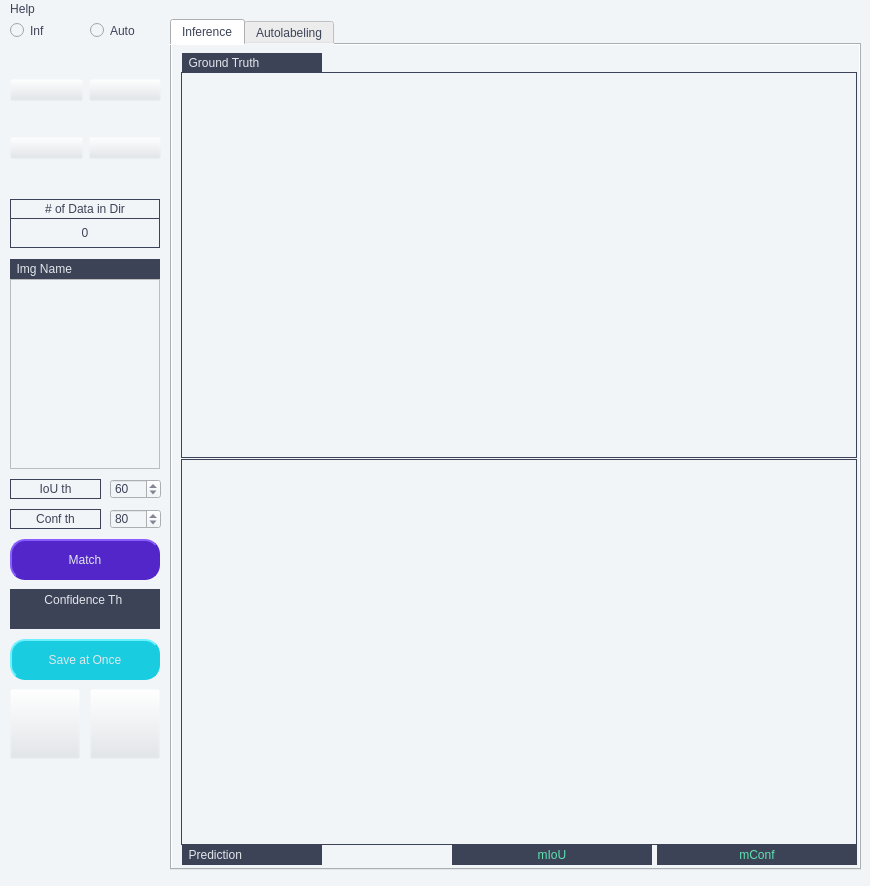
<?xml version="1.0" encoding="UTF-8"?>
<ui version="4.0">
 <class>MainWindow</class>
 <widget class="QMainWindow" name="MainWindow">
  <property name="geometry">
   <rect>
    <x>0</x>
    <y>0</y>
    <width>870</width>
    <height>886</height>
   </rect>
  </property>
  <property name="windowTitle">
   <string>AL</string>
  </property>
  <property name="windowIcon">
   <iconset resource="resources.qrc">
    <normaloff>:/icon/icon.png</normaloff>:/icon/icon.png</iconset>
  </property>
  <property name="styleSheet">
   <string notr="true">color: rgb(61, 67, 87);</string>
  </property>
  <widget class="QWidget" name="centralwidget">
   <property name="styleSheet">
    <string notr="true">background-color: rgb(241, 245, 248);</string>
   </property>
   <widget class="QWidget" name="gridLayoutWidget">
    <property name="geometry">
     <rect>
      <x>10</x>
      <y>30</y>
      <width>151</width>
      <height>141</height>
     </rect>
    </property>
    <layout class="QGridLayout" name="gridLayout">
     <item row="0" column="0">
      <widget class="QPushButton" name="dataButton">
       <property name="styleSheet">
        <string notr="true">background-color: rgba(226, 230, 235,0);</string>
       </property>
       <property name="text">
        <string/>
       </property>
       <property name="icon">
        <iconset resource="resources.qrc">
         <normaloff>:/icon/data.png</normaloff>:/icon/data.png</iconset>
       </property>
       <property name="iconSize">
        <size>
         <width>50</width>
         <height>50</height>
        </size>
       </property>
       <property name="shortcut">
        <string/>
       </property>
      </widget>
     </item>
     <item row="0" column="1">
      <widget class="QPushButton" name="storageButton">
       <property name="styleSheet">
        <string notr="true">background-color: rgba(226, 230, 235,0);</string>
       </property>
       <property name="text">
        <string/>
       </property>
       <property name="icon">
        <iconset resource="resources.qrc">
         <normaloff>:/icon/storage.png</normaloff>:/icon/storage.png</iconset>
       </property>
       <property name="iconSize">
        <size>
         <width>50</width>
         <height>50</height>
        </size>
       </property>
      </widget>
     </item>
     <item row="1" column="0">
      <widget class="QPushButton" name="leftButton">
       <property name="styleSheet">
        <string notr="true">background-color: rgba(226, 230, 235,0);</string>
       </property>
       <property name="text">
        <string/>
       </property>
       <property name="icon">
        <iconset resource="resources.qrc">
         <normaloff>:/icon/left.png</normaloff>:/icon/left.png</iconset>
       </property>
       <property name="iconSize">
        <size>
         <width>50</width>
         <height>50</height>
        </size>
       </property>
       <property name="shortcut">
        <string>A</string>
       </property>
      </widget>
     </item>
     <item row="1" column="1">
      <widget class="QPushButton" name="rightButton">
       <property name="styleSheet">
        <string notr="true">background-color: rgba(226, 230, 235,0);</string>
       </property>
       <property name="text">
        <string/>
       </property>
       <property name="icon">
        <iconset resource="resources.qrc">
         <normaloff>:/icon/right.png</normaloff>:/icon/right.png</iconset>
       </property>
       <property name="iconSize">
        <size>
         <width>50</width>
         <height>50</height>
        </size>
       </property>
       <property name="shortcut">
        <string>D</string>
       </property>
      </widget>
     </item>
    </layout>
   </widget>
   <widget class="QLabel" name="informationLabel">
    <property name="geometry">
     <rect>
      <x>10</x>
      <y>199</y>
      <width>150</width>
      <height>30</height>
     </rect>
    </property>
    <property name="styleSheet">
     <string notr="true">border-width: 1px;
border-style: solid;
border-color: rgb(61, 67, 87);</string>
    </property>
    <property name="text">
     <string>0</string>
    </property>
    <property name="alignment">
     <set>Qt::AlignCenter</set>
    </property>
   </widget>
   <widget class="QPushButton" name="matchButton">
    <property name="geometry">
     <rect>
      <x>10</x>
      <y>520</y>
      <width>150</width>
      <height>41</height>
     </rect>
    </property>
    <property name="styleSheet">
     <string notr="true">background-color: rgb(82,38,200);
color: rgb(226, 230, 235);
border-style: outset;
border-width: 2px;
border-radius: 15px;
border-color: rgb(82,38,200);
padding: 4px;</string>
    </property>
    <property name="text">
     <string>Match</string>
    </property>
   </widget>
   <widget class="QPushButton" name="acceptButton">
    <property name="geometry">
     <rect>
      <x>10</x>
      <y>670</y>
      <width>70</width>
      <height>70</height>
     </rect>
    </property>
    <property name="styleSheet">
     <string notr="true">background-color: rgba(226, 230, 235,0);</string>
    </property>
    <property name="text">
     <string/>
    </property>
    <property name="icon">
     <iconset resource="resources.qrc">
      <normaloff>:/icon/accept.png</normaloff>:/icon/accept.png</iconset>
    </property>
    <property name="iconSize">
     <size>
      <width>60</width>
      <height>60</height>
     </size>
    </property>
    <property name="shortcut">
     <string>Z</string>
    </property>
   </widget>
   <widget class="QPushButton" name="rejectButton">
    <property name="enabled">
     <bool>true</bool>
    </property>
    <property name="geometry">
     <rect>
      <x>90</x>
      <y>670</y>
      <width>70</width>
      <height>70</height>
     </rect>
    </property>
    <property name="autoFillBackground">
     <bool>false</bool>
    </property>
    <property name="styleSheet">
     <string notr="true">background-color: rgba(226, 230, 235,0);</string>
    </property>
    <property name="text">
     <string/>
    </property>
    <property name="icon">
     <iconset resource="resources.qrc">
      <normaloff>:/icon/reject.png</normaloff>:/icon/reject.png</iconset>
    </property>
    <property name="iconSize">
     <size>
      <width>60</width>
      <height>60</height>
     </size>
    </property>
    <property name="shortcut">
     <string>C</string>
    </property>
    <property name="autoDefault">
     <bool>false</bool>
    </property>
   </widget>
   <widget class="QListWidget" name="dataList">
    <property name="geometry">
     <rect>
      <x>10</x>
      <y>260</y>
      <width>150</width>
      <height>190</height>
     </rect>
    </property>
    <property name="styleSheet">
     <string notr="true">color: rgb(61, 67, 87);</string>
    </property>
   </widget>
   <widget class="QLabel" name="informationLabel_2">
    <property name="geometry">
     <rect>
      <x>10</x>
      <y>180</y>
      <width>150</width>
      <height>20</height>
     </rect>
    </property>
    <property name="styleSheet">
     <string notr="true">border-width: 1px;
border-style: solid;
border-color: rgb(61, 67, 87);</string>
    </property>
    <property name="text">
     <string># of Data in Dir</string>
    </property>
    <property name="alignment">
     <set>Qt::AlignCenter</set>
    </property>
   </widget>
   <widget class="QLabel" name="confThLabel_1">
    <property name="geometry">
     <rect>
      <x>10</x>
      <y>570</y>
      <width>150</width>
      <height>21</height>
     </rect>
    </property>
    <property name="styleSheet">
     <string notr="true">background-color: rgb(61, 67, 87);
color: rgb(226, 230, 235);</string>
    </property>
    <property name="text">
     <string>Confidence Th </string>
    </property>
    <property name="textFormat">
     <enum>Qt::AutoText</enum>
    </property>
    <property name="alignment">
     <set>Qt::AlignCenter</set>
    </property>
   </widget>
   <widget class="QLabel" name="confThLabel_2">
    <property name="geometry">
     <rect>
      <x>10</x>
      <y>590</y>
      <width>150</width>
      <height>20</height>
     </rect>
    </property>
    <property name="font">
     <font>
      <weight>75</weight>
      <bold>true</bold>
     </font>
    </property>
    <property name="styleSheet">
     <string notr="true">background-color: rgb(61, 67, 87);
color: rgb(94, 226, 177);</string>
    </property>
    <property name="text">
     <string/>
    </property>
    <property name="textFormat">
     <enum>Qt::AutoText</enum>
    </property>
    <property name="alignment">
     <set>Qt::AlignCenter</set>
    </property>
   </widget>
   <widget class="QLabel" name="AL">
    <property name="geometry">
     <rect>
      <x>25</x>
      <y>740</y>
      <width>120</width>
      <height>120</height>
     </rect>
    </property>
    <property name="text">
     <string/>
    </property>
    <property name="pixmap">
     <pixmap resource="resources.qrc">:/icon/icon.png</pixmap>
    </property>
    <property name="scaledContents">
     <bool>true</bool>
    </property>
   </widget>
   <widget class="QLabel" name="imgName">
    <property name="geometry">
     <rect>
      <x>10</x>
      <y>240</y>
      <width>150</width>
      <height>20</height>
     </rect>
    </property>
    <property name="styleSheet">
     <string notr="true">background-color: rgb(61, 67, 87);
color: rgb(226, 230, 235);</string>
    </property>
    <property name="text">
     <string>  Img Name</string>
    </property>
    <property name="alignment">
     <set>Qt::AlignLeading|Qt::AlignLeft|Qt::AlignVCenter</set>
    </property>
   </widget>
   <widget class="QLabel" name="iouThLabel">
    <property name="geometry">
     <rect>
      <x>10</x>
      <y>460</y>
      <width>91</width>
      <height>20</height>
     </rect>
    </property>
    <property name="styleSheet">
     <string notr="true">border-width: 1px;
border-style: solid;
border-color: rgb(61, 67, 87);</string>
    </property>
    <property name="text">
     <string>IoU th</string>
    </property>
    <property name="alignment">
     <set>Qt::AlignCenter</set>
    </property>
   </widget>
   <widget class="QSpinBox" name="iouSpin">
    <property name="geometry">
     <rect>
      <x>110</x>
      <y>460</y>
      <width>51</width>
      <height>20</height>
     </rect>
    </property>
    <property name="maximum">
     <number>90</number>
    </property>
    <property name="singleStep">
     <number>10</number>
    </property>
    <property name="value">
     <number>60</number>
    </property>
   </widget>
   <widget class="QLabel" name="confThLabel">
    <property name="geometry">
     <rect>
      <x>10</x>
      <y>490</y>
      <width>91</width>
      <height>20</height>
     </rect>
    </property>
    <property name="styleSheet">
     <string notr="true">border-width: 1px;
border-style: solid;
border-color: rgb(61, 67, 87);</string>
    </property>
    <property name="text">
     <string>Conf th</string>
    </property>
    <property name="alignment">
     <set>Qt::AlignCenter</set>
    </property>
   </widget>
   <widget class="QSpinBox" name="confSpin">
    <property name="geometry">
     <rect>
      <x>110</x>
      <y>490</y>
      <width>51</width>
      <height>20</height>
     </rect>
    </property>
    <property name="maximum">
     <number>90</number>
    </property>
    <property name="singleStep">
     <number>1</number>
    </property>
    <property name="value">
     <number>80</number>
    </property>
   </widget>
   <widget class="QPushButton" name="saveOnceButton">
    <property name="geometry">
     <rect>
      <x>10</x>
      <y>620</y>
      <width>150</width>
      <height>41</height>
     </rect>
    </property>
    <property name="styleSheet">
     <string notr="true">background-color: rgb(25,204,224);
color: rgb(226, 230, 235);
border-style: outset;
border-width: 2px;
border-radius: 15px;
border-color: rgb(25,204,224);
padding: 4px;</string>
    </property>
    <property name="text">
     <string>Save at Once</string>
    </property>
   </widget>
   <widget class="QTabWidget" name="tabWidget">
    <property name="geometry">
     <rect>
      <x>170</x>
      <y>0</y>
      <width>691</width>
      <height>851</height>
     </rect>
    </property>
    <property name="currentIndex">
     <number>0</number>
    </property>
    <widget class="QWidget" name="tab">
     <attribute name="title">
      <string>Inference</string>
     </attribute>
     <widget class="QLabel" name="humanAnno">
      <property name="geometry">
       <rect>
        <x>10</x>
        <y>8</y>
        <width>140</width>
        <height>20</height>
       </rect>
      </property>
      <property name="styleSheet">
       <string notr="true">background-color: rgb(61, 67, 87);
color: rgb(226, 230, 235);</string>
      </property>
      <property name="text">
       <string>  Ground Truth</string>
      </property>
      <property name="alignment">
       <set>Qt::AlignLeading|Qt::AlignLeft|Qt::AlignVCenter</set>
      </property>
     </widget>
     <widget class="QLabel" name="gtBG">
      <property name="geometry">
       <rect>
        <x>9</x>
        <y>27</y>
        <width>676</width>
        <height>386</height>
       </rect>
      </property>
      <property name="styleSheet">
       <string notr="true">border-width: 1px;
border-style: solid;
border-color: rgb(61, 67, 87);</string>
      </property>
      <property name="text">
       <string/>
      </property>
     </widget>
     <widget class="QWidget" name="verticalLayoutWidget_3">
      <property name="geometry">
       <rect>
        <x>12</x>
        <y>30</y>
        <width>671</width>
        <height>381</height>
       </rect>
      </property>
      <layout class="QVBoxLayout" name="gtLayout"/>
     </widget>
     <widget class="QLabel" name="mIoULabel">
      <property name="geometry">
       <rect>
        <x>280</x>
        <y>800</y>
        <width>200</width>
        <height>20</height>
       </rect>
      </property>
      <property name="styleSheet">
       <string notr="true">background-color: rgb(61, 67, 87);
color: rgb(94, 226, 177);</string>
      </property>
      <property name="text">
       <string>mIoU</string>
      </property>
      <property name="alignment">
       <set>Qt::AlignCenter</set>
      </property>
     </widget>
     <widget class="QWidget" name="verticalLayoutWidget">
      <property name="geometry">
       <rect>
        <x>12</x>
        <y>417</y>
        <width>671</width>
        <height>381</height>
       </rect>
      </property>
      <layout class="QVBoxLayout" name="netLayout"/>
     </widget>
     <widget class="QLabel" name="autoAnno">
      <property name="geometry">
       <rect>
        <x>10</x>
        <y>800</y>
        <width>140</width>
        <height>20</height>
       </rect>
      </property>
      <property name="styleSheet">
       <string notr="true">background-color: rgb(61, 67, 87);
color: rgb(226, 230, 235);</string>
      </property>
      <property name="text">
       <string>  Prediction</string>
      </property>
      <property name="alignment">
       <set>Qt::AlignLeading|Qt::AlignLeft|Qt::AlignVCenter</set>
      </property>
     </widget>
     <widget class="QLabel" name="net1BG">
      <property name="geometry">
       <rect>
        <x>9</x>
        <y>414</y>
        <width>676</width>
        <height>386</height>
       </rect>
      </property>
      <property name="styleSheet">
       <string notr="true">border-width: 1px;
border-style: solid;
border-color: rgb(61, 67, 87);</string>
      </property>
      <property name="text">
       <string/>
      </property>
     </widget>
     <widget class="QLabel" name="mConfLabel">
      <property name="geometry">
       <rect>
        <x>485</x>
        <y>800</y>
        <width>200</width>
        <height>20</height>
       </rect>
      </property>
      <property name="styleSheet">
       <string notr="true">background-color: rgb(61, 67, 87);
color: rgb(94, 226, 177);</string>
      </property>
      <property name="text">
       <string>mConf</string>
      </property>
      <property name="alignment">
       <set>Qt::AlignCenter</set>
      </property>
     </widget>
     <zorder>net1BG</zorder>
     <zorder>humanAnno</zorder>
     <zorder>gtBG</zorder>
     <zorder>verticalLayoutWidget_3</zorder>
     <zorder>mIoULabel</zorder>
     <zorder>verticalLayoutWidget</zorder>
     <zorder>autoAnno</zorder>
     <zorder>mConfLabel</zorder>
    </widget>
    <widget class="QWidget" name="tab_2">
     <attribute name="title">
      <string>Autolabeling</string>
     </attribute>
     <widget class="QWidget" name="verticalLayoutWidget_2">
      <property name="geometry">
       <rect>
        <x>5</x>
        <y>7</y>
        <width>671</width>
        <height>381</height>
       </rect>
      </property>
      <layout class="QVBoxLayout" name="atLayout"/>
     </widget>
     <widget class="QLabel" name="atLabel">
      <property name="geometry">
       <rect>
        <x>5</x>
        <y>390</y>
        <width>140</width>
        <height>20</height>
       </rect>
      </property>
      <property name="styleSheet">
       <string notr="true">background-color: rgb(61, 67, 87);
color: rgb(226, 230, 235);</string>
      </property>
      <property name="text">
       <string>  Prediction</string>
      </property>
      <property name="alignment">
       <set>Qt::AlignLeading|Qt::AlignLeft|Qt::AlignVCenter</set>
      </property>
     </widget>
     <widget class="QLabel" name="atBG">
      <property name="geometry">
       <rect>
        <x>3</x>
        <y>4</y>
        <width>676</width>
        <height>386</height>
       </rect>
      </property>
      <property name="styleSheet">
       <string notr="true">border-width: 1px;
border-style: solid;
border-color: rgb(61, 67, 87);</string>
      </property>
      <property name="text">
       <string/>
      </property>
     </widget>
     <widget class="QLabel" name="mConfLabel2">
      <property name="geometry">
       <rect>
        <x>480</x>
        <y>390</y>
        <width>200</width>
        <height>20</height>
       </rect>
      </property>
      <property name="styleSheet">
       <string notr="true">background-color: rgb(61, 67, 87);
color: rgb(94, 226, 177);</string>
      </property>
      <property name="text">
       <string>mConf</string>
      </property>
      <property name="alignment">
       <set>Qt::AlignCenter</set>
      </property>
     </widget>
     <zorder>atBG</zorder>
     <zorder>verticalLayoutWidget_2</zorder>
     <zorder>atLabel</zorder>
     <zorder>mConfLabel2</zorder>
    </widget>
   </widget>
   <widget class="QRadioButton" name="radioInf">
    <property name="geometry">
     <rect>
      <x>10</x>
      <y>0</y>
      <width>71</width>
      <height>23</height>
     </rect>
    </property>
    <property name="text">
     <string>Inf</string>
    </property>
    <property name="checkable">
     <bool>true</bool>
    </property>
    <property name="checked">
     <bool>false</bool>
    </property>
   </widget>
   <widget class="QRadioButton" name="radioAuto">
    <property name="geometry">
     <rect>
      <x>90</x>
      <y>0</y>
      <width>71</width>
      <height>23</height>
     </rect>
    </property>
    <property name="text">
     <string>Auto</string>
    </property>
   </widget>
  </widget>
  <widget class="QMenuBar" name="menubar">
   <property name="geometry">
    <rect>
     <x>0</x>
     <y>0</y>
     <width>870</width>
     <height>22</height>
    </rect>
   </property>
   <property name="styleSheet">
    <string notr="true">background-color: rgb(241, 245, 248);</string>
   </property>
   <widget class="QMenu" name="menuHelp">
    <property name="title">
     <string>Help</string>
    </property>
    <addaction name="actionAbout_Acquisition_Helper"/>
    <addaction name="actionDocumentation"/>
   </widget>
   <addaction name="menuHelp"/>
  </widget>
  <action name="actionAbout_Acquisition_Helper">
   <property name="text">
    <string>About AL</string>
   </property>
  </action>
  <action name="actionDocumentation">
   <property name="text">
    <string>Documentation</string>
   </property>
  </action>
 </widget>
 <resources>
  <include location="resources.qrc"/>
 </resources>
 <connections/>
</ui>
